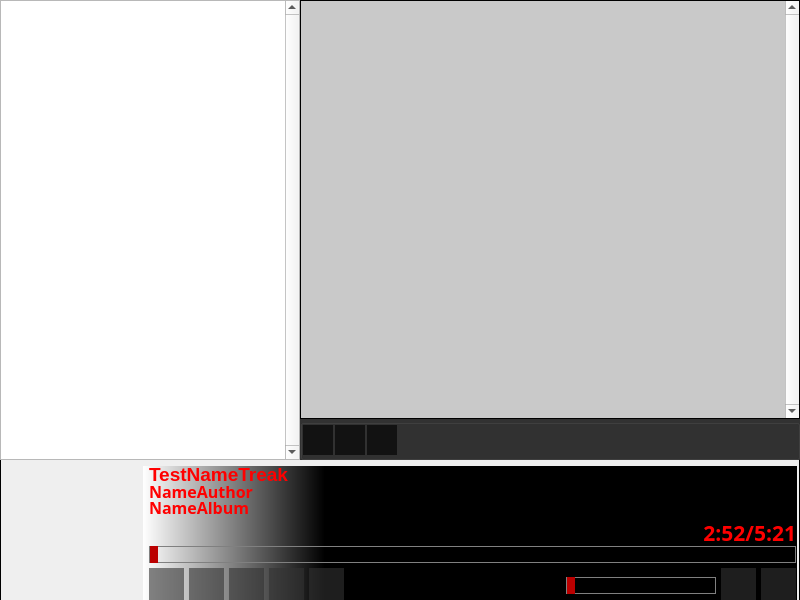
<?xml version="1.0" encoding="UTF-8"?>
<ui version="4.0">
 <class>MainWindow</class>
 <widget class="QMainWindow" name="MainWindow">
  <property name="windowModality">
   <enum>Qt::NonModal</enum>
  </property>
  <property name="geometry">
   <rect>
    <x>0</x>
    <y>0</y>
    <width>800</width>
    <height>600</height>
   </rect>
  </property>
  <property name="windowTitle">
   <string>MSMP Stream</string>
  </property>
  <property name="windowIcon">
   <iconset>
    <normaloff>icon.png</normaloff>icon.png</iconset>
  </property>
  <property name="layoutDirection">
   <enum>Qt::LeftToRight</enum>
  </property>
  <property name="styleSheet">
   <string notr="true">QMainWindown{
  background-color: rgb(0, 0, 0,255);
 color: rgb(0, 0, 0);
}
</string>
  </property>
  <property name="locale">
   <locale language="Russian" country="Belarus"/>
  </property>
  <property name="animated">
   <bool>true</bool>
  </property>
  <property name="documentMode">
   <bool>false</bool>
  </property>
  <property name="unifiedTitleAndToolBarOnMac">
   <bool>false</bool>
  </property>
  <widget class="QWidget" name="centralwidget">
   <property name="enabled">
    <bool>true</bool>
   </property>
   <property name="mouseTracking">
    <bool>true</bool>
   </property>
   <property name="tabletTracking">
    <bool>false</bool>
   </property>
   <property name="autoFillBackground">
    <bool>false</bool>
   </property>
   <property name="styleSheet">
    <string notr="true">QWidget{
  background-color: rgb(0, 0, 0,0.1);


}

QMainWindow &gt; QWidget {
    border-image : url(img/bg.png);
    background-color: rgb(0, 0, 0,255);

   /* background-image: url(img/Missing_Texture2.png); 0 0 0 0 stretch stretch;;*/
    background-size: 10px auto;
    background-attachment: fixed;
    /*background-repeat: no-repeat;*/
}
</string>
   </property>
   <layout class="QVBoxLayout" name="verticalLayout">
    <property name="spacing">
     <number>0</number>
    </property>
    <property name="leftMargin">
     <number>0</number>
    </property>
    <property name="topMargin">
     <number>0</number>
    </property>
    <property name="rightMargin">
     <number>0</number>
    </property>
    <property name="bottomMargin">
     <number>0</number>
    </property>
    <item>
     <widget class="QFrame" name="PlaylistBox">
      <property name="sizePolicy">
       <sizepolicy hsizetype="Preferred" vsizetype="Ignored">
        <horstretch>0</horstretch>
        <verstretch>0</verstretch>
       </sizepolicy>
      </property>
      <property name="maximumSize">
       <size>
        <width>16777215</width>
        <height>16777215</height>
       </size>
      </property>
      <property name="frameShape">
       <enum>QFrame::NoFrame</enum>
      </property>
      <layout class="QHBoxLayout" name="PlaylistBoxFirk">
       <property name="spacing">
        <number>0</number>
       </property>
       <property name="leftMargin">
        <number>0</number>
       </property>
       <property name="topMargin">
        <number>0</number>
       </property>
       <property name="rightMargin">
        <number>0</number>
       </property>
       <property name="bottomMargin">
        <number>0</number>
       </property>
       <item>
        <widget class="QTreeView" name="PlaylistsView">
         <property name="enabled">
          <bool>true</bool>
         </property>
         <property name="sizePolicy">
          <sizepolicy hsizetype="Ignored" vsizetype="Ignored">
           <horstretch>1</horstretch>
           <verstretch>0</verstretch>
          </sizepolicy>
         </property>
         <property name="minimumSize">
          <size>
           <width>1</width>
           <height>0</height>
          </size>
         </property>
         <property name="maximumSize">
          <size>
           <width>500</width>
           <height>16777215</height>
          </size>
         </property>
         <property name="sizeIncrement">
          <size>
           <width>0</width>
           <height>0</height>
          </size>
         </property>
         <property name="mouseTracking">
          <bool>false</bool>
         </property>
         <property name="acceptDrops">
          <bool>false</bool>
         </property>
         <property name="styleSheet">
          <string notr="true">QTreeView{
color:rgb(255, 255, 255);

}

QTreeView::branch:has-siblings:!adjoins-item {
    border-image: url(img/stylesheet-vline.png) 0;
}

QTreeView::branch:has-siblings:adjoins-item {
    border-image: url(img/stylesheet-branch-more.png) 0;
}

QTreeView::branch:!has-children:!has-siblings:adjoins-item {
    border-image: url(img/stylesheet-branch-end.png) 0;
}

QTreeView::branch:has-children:!has-siblings:closed,
QTreeView::branch:closed:has-children:has-siblings {
        border-image: none;
        image: url(img/stylesheet-branch-closed.png);
}

QTreeView::branch:open:has-children:!has-siblings,
QTreeView::branch:open:has-children:has-siblings  {
        border-image: none;
        image: url(img/stylesheet-branch-open.png);
}</string>
         </property>
         <property name="verticalScrollBarPolicy">
          <enum>Qt::ScrollBarAlwaysOn</enum>
         </property>
         <property name="animated">
          <bool>true</bool>
         </property>
         <property name="headerHidden">
          <bool>true</bool>
         </property>
        </widget>
       </item>
       <item>
        <layout class="QVBoxLayout" name="verticalLayout_5">
         <property name="spacing">
          <number>0</number>
         </property>
         <property name="leftMargin">
          <number>0</number>
         </property>
         <item>
          <widget class="QListView" name="PlaylistView">
           <property name="minimumSize">
            <size>
             <width>500</width>
             <height>0</height>
            </size>
           </property>
           <property name="font">
            <font>
             <family>Chicago</family>
             <pointsize>10</pointsize>
             <weight>75</weight>
             <bold>true</bold>
            </font>
           </property>
           <property name="acceptDrops">
            <bool>false</bool>
           </property>
           <property name="styleSheet">
            <string notr="true">QListView{
  background-color: rgb(50, 50, 50,0.2);
  color:rgb(255, 255, 255);
  border: 1px solid;
}

QListView {
    show-decoration-selected: 1; /* make the selection span the entire width of the view */
}
/*
QListView::item:alternate {
    background: #EEEEEE;
}

QListView::item:selected {
    border: 1px solid #6a6ea9;
}

QListView::item:selected:!active {
    background: qlineargradient(x1: 0, y1: 0, x2: 0, y2: 1,
                                stop: 0 #ABAFE5, stop: 1 #8588B2);
}

QListView::item:selected:active {
    background: qlineargradient(x1: 0, y1: 0, x2: 0, y2: 1,
                                stop: 0 #6a6ea9, stop: 1 #888dd9);
}

QListView::item:hover {
    background: qlineargradient(x1: 0, y1: 0, x2: 0, y2: 1,
                                stop: 0 #FAFBFE, stop: 1 #DCDEF1);
}

*/
QListWidget {padding: 0px;}
QListWidget::item { margin: 0px; }</string>
           </property>
           <property name="verticalScrollBarPolicy">
            <enum>Qt::ScrollBarAlwaysOn</enum>
           </property>
           <property name="horizontalScrollBarPolicy">
            <enum>Qt::ScrollBarAlwaysOff</enum>
           </property>
           <property name="autoScrollMargin">
            <number>0</number>
           </property>
           <property name="editTriggers">
            <set>QAbstractItemView::NoEditTriggers</set>
           </property>
           <property name="dragEnabled">
            <bool>true</bool>
           </property>
           <property name="dragDropMode">
            <enum>QAbstractItemView::NoDragDrop</enum>
           </property>
           <property name="selectionMode">
            <enum>QAbstractItemView::ExtendedSelection</enum>
           </property>
           <property name="selectionBehavior">
            <enum>QAbstractItemView::SelectItems</enum>
           </property>
          </widget>
         </item>
         <item>
          <widget class="QGroupBox" name="PlaylistCommandBar">
           <property name="styleSheet">
            <string notr="true">QGroupBox{
   background-color:rgb(50, 50, 50);

}</string>
           </property>
           <layout class="QHBoxLayout" name="PlaylistCommandBarFirk">
            <property name="spacing">
             <number>2</number>
            </property>
            <property name="sizeConstraint">
             <enum>QLayout::SetDefaultConstraint</enum>
            </property>
            <property name="leftMargin">
             <number>0</number>
            </property>
            <property name="topMargin">
             <number>0</number>
            </property>
            <property name="rightMargin">
             <number>0</number>
            </property>
            <property name="bottomMargin">
             <number>2</number>
            </property>
            <item>
             <widget class="QPushButton" name="AddTreakPlaylist">
              <property name="minimumSize">
               <size>
                <width>30</width>
                <height>30</height>
               </size>
              </property>
              <property name="maximumSize">
               <size>
                <width>30</width>
                <height>30</height>
               </size>
              </property>
              <property name="autoFillBackground">
               <bool>false</bool>
              </property>
              <property name="styleSheet">
               <string notr="true">QPushButton{
  background-color: rgba(18, 18, 18);
  color: rgba(18, 18, 18,0);
  border: none;
}
QPushButton:hover{
  background-color: rgb(100,100, 100);
  color: rgb(100,100, 100);
  border: none;
}

QPushButton:pressed{
  background-color: rgb(200,200, 200);
  color:  rgb(200,200, 200);
  border: none;
}</string>
              </property>
              <property name="text">
               <string/>
              </property>
              <property name="icon">
               <iconset>
                <normaloff>img/add-open.png</normaloff>img/add-open.png</iconset>
              </property>
              <property name="iconSize">
               <size>
                <width>30</width>
                <height>30</height>
               </size>
              </property>
              <property name="shortcut">
               <string notr="true"/>
              </property>
             </widget>
            </item>
            <item>
             <widget class="QPushButton" name="RemoveTreakPlaylist">
              <property name="minimumSize">
               <size>
                <width>30</width>
                <height>30</height>
               </size>
              </property>
              <property name="maximumSize">
               <size>
                <width>30</width>
                <height>30</height>
               </size>
              </property>
              <property name="styleSheet">
               <string notr="true">QPushButton{
  background-color: rgb(18, 18, 18);
  color: rgba(18, 18, 18,0);
  border: none;
}
QPushButton:hover{
  background-color: rgb(100,100, 100);
  border: none;
}

QPushButton:pressed{
  background-color: rgb(200,200, 200);
  border: none;

}</string>
              </property>
              <property name="icon">
               <iconset>
                <normaloff>img/remove.png</normaloff>img/remove.png</iconset>
              </property>
              <property name="iconSize">
               <size>
                <width>30</width>
                <height>30</height>
               </size>
              </property>
              <property name="shortcut">
               <string notr="true"/>
              </property>
             </widget>
            </item>
            <item>
             <widget class="QPushButton" name="MenuPlaylist">
              <property name="minimumSize">
               <size>
                <width>30</width>
                <height>30</height>
               </size>
              </property>
              <property name="maximumSize">
               <size>
                <width>30</width>
                <height>30</height>
               </size>
              </property>
              <property name="styleSheet">
               <string notr="true">QPushButton{
  background-color: rgb(18, 18, 18);
  color: rgba(18, 18, 18,0);
  border: none;
}
QPushButton:hover{
  background-color: rgb(100,100, 100);
  border: none;
}

QPushButton:pressed{
  background-color: rgb(200,200, 200);
  border: none;

}</string>
              </property>
              <property name="text">
               <string/>
              </property>
              <property name="icon">
               <iconset>
                <normaloff>img/menuplaylist.png</normaloff>img/menuplaylist.png</iconset>
              </property>
              <property name="iconSize">
               <size>
                <width>30</width>
                <height>30</height>
               </size>
              </property>
              <property name="shortcut">
               <string notr="true"/>
              </property>
             </widget>
            </item>
            <item>
             <spacer name="horizontalSpacer_3">
              <property name="orientation">
               <enum>Qt::Horizontal</enum>
              </property>
              <property name="sizeType">
               <enum>QSizePolicy::Expanding</enum>
              </property>
              <property name="sizeHint" stdset="0">
               <size>
                <width>40</width>
                <height>20</height>
               </size>
              </property>
             </spacer>
            </item>
           </layout>
          </widget>
         </item>
        </layout>
       </item>
      </layout>
     </widget>
    </item>
    <item>
     <widget class="QGroupBox" name="PlayerBox">
      <property name="minimumSize">
       <size>
        <width>0</width>
        <height>140</height>
       </size>
      </property>
      <property name="maximumSize">
       <size>
        <width>16777215</width>
        <height>140</height>
       </size>
      </property>
      <property name="styleSheet">
       <string notr="true">QGroupBox{
   border:1px solid;
   border-color:rgb(0,0,0);
   border-top:0; 
   border-bottom:0;
   backgorund-color:rgb(100, 100, 100,1);
}</string>
      </property>
      <layout class="QHBoxLayout" name="PlayerBoxFirk">
       <property name="spacing">
        <number>0</number>
       </property>
       <property name="leftMargin">
        <number>0</number>
       </property>
       <property name="topMargin">
        <number>0</number>
       </property>
       <property name="rightMargin">
        <number>0</number>
       </property>
       <property name="bottomMargin">
        <number>0</number>
       </property>
       <item>
        <widget class="QFrame" name="Visualframe">
         <property name="enabled">
          <bool>true</bool>
         </property>
         <property name="minimumSize">
          <size>
           <width>140</width>
           <height>140</height>
          </size>
         </property>
         <property name="maximumSize">
          <size>
           <width>140</width>
           <height>140</height>
          </size>
         </property>
         <property name="frameShape">
          <enum>QFrame::NoFrame</enum>
         </property>
         <property name="frameShadow">
          <enum>QFrame::Plain</enum>
         </property>
         <widget class="QLabel" name="AlbumImg">
          <property name="geometry">
           <rect>
            <x>0</x>
            <y>0</y>
            <width>140</width>
            <height>140</height>
           </rect>
          </property>
          <property name="minimumSize">
           <size>
            <width>140</width>
            <height>140</height>
           </size>
          </property>
          <property name="maximumSize">
           <size>
            <width>140</width>
            <height>140</height>
           </size>
          </property>
          <property name="text">
           <string/>
          </property>
          <property name="pixmap">
           <pixmap>img/Missing_Texture2.png</pixmap>
          </property>
          <property name="scaledContents">
           <bool>false</bool>
          </property>
          <property name="alignment">
           <set>Qt::AlignCenter</set>
          </property>
         </widget>
         <widget class="QPushButton" name="MSMPmenu">
          <property name="geometry">
           <rect>
            <x>0</x>
            <y>0</y>
            <width>30</width>
            <height>30</height>
           </rect>
          </property>
          <property name="styleSheet">
           <string notr="true"> 
QPushButton{
  background-color: rgba(18, 18, 18,0);
  color: rgba(18, 18, 18,0);
  border: none;
}
QPushButton:hover{
  background-color: rgb(100,100, 100);
  color: rgb(100,100, 100);
  border: none;
  border-image : url(icon.png);
}

QPushButton:pressed{
  background-color: rgb(200,200, 200);
  color:  rgb(200,200, 200);
  border: none;
  border-image : url(icon.png);
}
</string>
          </property>
          <property name="text">
           <string notr="true"/>
          </property>
          <property name="iconSize">
           <size>
            <width>30</width>
            <height>30</height>
           </size>
          </property>
          <property name="shortcut">
           <string notr="true"/>
          </property>
          <property name="autoRepeat">
           <bool>false</bool>
          </property>
          <property name="autoExclusive">
           <bool>false</bool>
          </property>
          <property name="flat">
           <bool>true</bool>
          </property>
         </widget>
        </widget>
       </item>
       <item>
        <widget class="QGroupBox" name="ContorlPanel">
         <property name="minimumSize">
          <size>
           <width>0</width>
           <height>142</height>
          </size>
         </property>
         <property name="maximumSize">
          <size>
           <width>16777215</width>
           <height>142</height>
          </size>
         </property>
         <property name="styleSheet">
          <string notr="true">QGroupBox{
   background-color:qlineargradient(spread:pad, x1:0.278, y1:1, x2:0, y2:1, stop:0 rgba(0, 0, 0, 255), stop:1 rgba(255, 255, 255, 255));
   color:rgb(0,0,0);
   border:none;
   border-bottom: 1px solid;
}</string>
         </property>
         <layout class="QVBoxLayout" name="ControlPanelFirk">
          <property name="spacing">
           <number>0</number>
          </property>
          <property name="leftMargin">
           <number>0</number>
          </property>
          <property name="topMargin">
           <number>0</number>
          </property>
          <property name="rightMargin">
           <number>0</number>
          </property>
          <property name="bottomMargin">
           <number>0</number>
          </property>
          <item>
           <layout class="QHBoxLayout" name="horizontalLayout_3">
            <property name="spacing">
             <number>0</number>
            </property>
            <property name="leftMargin">
             <number>5</number>
            </property>
            <item>
             <layout class="QVBoxLayout" name="verticalLayout_3">
              <property name="spacing">
               <number>0</number>
              </property>
              <item>
               <widget class="QLabel" name="TreakName">
                <property name="sizePolicy">
                 <sizepolicy hsizetype="Ignored" vsizetype="Preferred">
                  <horstretch>1</horstretch>
                  <verstretch>0</verstretch>
                 </sizepolicy>
                </property>
                <property name="minimumSize">
                 <size>
                  <width>0</width>
                  <height>0</height>
                 </size>
                </property>
                <property name="maximumSize">
                 <size>
                  <width>16777215</width>
                  <height>16777215</height>
                 </size>
                </property>
                <property name="font">
                 <font>
                  <pointsize>14</pointsize>
                  <weight>75</weight>
                  <bold>true</bold>
                 </font>
                </property>
                <property name="styleSheet">
                 <string notr="true">QLabel{
background-color: rgba(0,0,0,0);
color:rgba(255, 0, 0)
}</string>
                </property>
                <property name="text">
                 <string>TestNameTreak</string>
                </property>
               </widget>
              </item>
              <item>
               <widget class="QLabel" name="AuthorName">
                <property name="sizePolicy">
                 <sizepolicy hsizetype="Ignored" vsizetype="Preferred">
                  <horstretch>1</horstretch>
                  <verstretch>0</verstretch>
                 </sizepolicy>
                </property>
                <property name="maximumSize">
                 <size>
                  <width>16777215</width>
                  <height>18</height>
                 </size>
                </property>
                <property name="font">
                 <font>
                  <family>Chicago</family>
                  <pointsize>12</pointsize>
                  <weight>75</weight>
                  <bold>true</bold>
                 </font>
                </property>
                <property name="styleSheet">
                 <string notr="true">QLabel{
background-color: rgba(0,0,0,0);
color:rgba(255, 0, 0)
}</string>
                </property>
                <property name="text">
                 <string>NameAuthor</string>
                </property>
               </widget>
              </item>
              <item>
               <widget class="QLabel" name="AlbumName">
                <property name="sizePolicy">
                 <sizepolicy hsizetype="Ignored" vsizetype="Preferred">
                  <horstretch>1</horstretch>
                  <verstretch>0</verstretch>
                 </sizepolicy>
                </property>
                <property name="maximumSize">
                 <size>
                  <width>16777215</width>
                  <height>15</height>
                 </size>
                </property>
                <property name="font">
                 <font>
                  <family>Chicago</family>
                  <pointsize>12</pointsize>
                  <weight>75</weight>
                  <bold>true</bold>
                 </font>
                </property>
                <property name="mouseTracking">
                 <bool>false</bool>
                </property>
                <property name="styleSheet">
                 <string notr="true">QLabel{
background-color: rgba(0,0,0,0);
color:rgba(255, 0, 0)
}</string>
                </property>
                <property name="text">
                 <string>NameAlbum</string>
                </property>
               </widget>
              </item>
             </layout>
            </item>
           </layout>
          </item>
          <item>
           <layout class="QVBoxLayout" name="verticalLayout_6">
            <property name="spacing">
             <number>0</number>
            </property>
            <property name="leftMargin">
             <number>5</number>
            </property>
            <property name="bottomMargin">
             <number>0</number>
            </property>
            <item>
             <layout class="QHBoxLayout" name="horizontalLayout_4">
              <property name="spacing">
               <number>0</number>
              </property>
              <property name="topMargin">
               <number>5</number>
              </property>
              <item>
               <widget class="QLabel" name="DataPath">
                <property name="font">
                 <font>
                  <family>Chicago</family>
                  <pointsize>10</pointsize>
                  <weight>75</weight>
                  <bold>true</bold>
                 </font>
                </property>
                <property name="styleSheet">
                 <string notr="true">QLabel{
background-color: rgba(0,0,0,0);
color:rgba(255, 0, 0)
}</string>
                </property>
                <property name="text">
                 <string> </string>
                </property>
               </widget>
              </item>
              <item>
               <spacer name="horizontalSpacer_4">
                <property name="orientation">
                 <enum>Qt::Horizontal</enum>
                </property>
                <property name="sizeHint" stdset="0">
                 <size>
                  <width>40</width>
                  <height>20</height>
                 </size>
                </property>
               </spacer>
              </item>
              <item>
               <widget class="QLabel" name="TimePlayCounter">
                <property name="font">
                 <font>
                  <family>Chicago</family>
                  <pointsize>16</pointsize>
                  <weight>75</weight>
                  <bold>true</bold>
                 </font>
                </property>
                <property name="styleSheet">
                 <string notr="true">QLabel{
background-color: rgba(0,0,0,0);
color:rgba(255, 0, 0)
}</string>
                </property>
                <property name="text">
                 <string>2:52/5:21</string>
                </property>
                <property name="alignment">
                 <set>Qt::AlignRight|Qt::AlignTrailing|Qt::AlignVCenter</set>
                </property>
               </widget>
              </item>
             </layout>
            </item>
            <item>
             <widget class="QSlider" name="ProgressBarTreakSlider">
              <property name="autoFillBackground">
               <bool>false</bool>
              </property>
              <property name="styleSheet">
               <string notr="true">
QSlider{
background-color: rgba(0,0,0,0);
border: 1px solid;
 border-color:rgb(128, 128, 128);
}
/*
QSlider::groove:horizontal {
    border: 1px solid;
    height: 22px;
    margin: 0px;
    border-color:rgb(128, 128, 128);
    }
QSlider::handle:horizontal {
    background-color: white;
    height: 40px;
    width: 5px;
    margin: -15px 0px;
   
    }
*/

QSlider{
            }
            QSlider::groove:horizontal {  
                 height: 22px;
                margin: 0px;
                border-radius: 0px;
                background: rgba(0,0,0,0);
            }
            QSlider::handle:horizontal {
                background: #b00;
                width: 8px;
                border-radius: 0px;
            }
            QSlider::sub-page:qlineargradient {
                background: #fff;
                border-radius: 0px;
            }</string>
              </property>
              <property name="maximum">
               <number>1000</number>
              </property>
              <property name="singleStep">
               <number>300</number>
              </property>
              <property name="orientation">
               <enum>Qt::Horizontal</enum>
              </property>
             </widget>
            </item>
           </layout>
          </item>
          <item>
           <layout class="QHBoxLayout" name="horizontalLayout_2">
            <property name="spacing">
             <number>5</number>
            </property>
            <property name="leftMargin">
             <number>5</number>
            </property>
            <property name="topMargin">
             <number>5</number>
            </property>
            <property name="bottomMargin">
             <number>5</number>
            </property>
            <item>
             <widget class="QPushButton" name="PreviousTreakButton">
              <property name="minimumSize">
               <size>
                <width>35</width>
                <height>35</height>
               </size>
              </property>
              <property name="maximumSize">
               <size>
                <width>35</width>
                <height>35</height>
               </size>
              </property>
              <property name="styleSheet">
               <string notr="true">QPushButton{
  background-color: rgb(50, 50, 50,0.6);
  border: none;
}
QPushButton:hover{
  background-color: rgb(100,100, 100);
  border: none;
}

QPushButton:pressed{
  background-color: rgb(200,200, 200);
  border: none;

}</string>
              </property>
              <property name="text">
               <string/>
              </property>
              <property name="icon">
               <iconset>
                <normaloff>img/previous.png</normaloff>img/previous.png</iconset>
              </property>
              <property name="iconSize">
               <size>
                <width>30</width>
                <height>30</height>
               </size>
              </property>
             </widget>
            </item>
            <item>
             <widget class="QPushButton" name="PlayButton">
              <property name="minimumSize">
               <size>
                <width>35</width>
                <height>35</height>
               </size>
              </property>
              <property name="maximumSize">
               <size>
                <width>35</width>
                <height>35</height>
               </size>
              </property>
              <property name="styleSheet">
               <string notr="true">QPushButton{
  background-color: rgb(50, 50, 50,0.6);
  border: none;
}
QPushButton:hover{
  background-color: rgb(100,100, 100);
  border: none;
}

QPushButton:pressed{
  background-color: rgb(200,200, 200);
  border: none;

}</string>
              </property>
              <property name="text">
               <string/>
              </property>
              <property name="icon">
               <iconset>
                <normaloff>img/play.png</normaloff>img/play.png</iconset>
              </property>
              <property name="iconSize">
               <size>
                <width>30</width>
                <height>30</height>
               </size>
              </property>
             </widget>
            </item>
            <item>
             <widget class="QPushButton" name="NextTreakButton">
              <property name="minimumSize">
               <size>
                <width>35</width>
                <height>35</height>
               </size>
              </property>
              <property name="maximumSize">
               <size>
                <width>35</width>
                <height>35</height>
               </size>
              </property>
              <property name="styleSheet">
               <string notr="true">QPushButton{
  background-color: rgb(50, 50, 50,0.6);
  border: none;
}
QPushButton:hover{
  background-color: rgb(100,100, 100);
  border: none;
}

QPushButton:pressed{
  background-color: rgb(200,200, 200);
  border: none;

}</string>
              </property>
              <property name="text">
               <string/>
              </property>
              <property name="icon">
               <iconset>
                <normaloff>img/next.png</normaloff>img/next.png</iconset>
              </property>
              <property name="iconSize">
               <size>
                <width>30</width>
                <height>30</height>
               </size>
              </property>
             </widget>
            </item>
            <item>
             <widget class="QPushButton" name="PauseButton">
              <property name="minimumSize">
               <size>
                <width>35</width>
                <height>35</height>
               </size>
              </property>
              <property name="maximumSize">
               <size>
                <width>35</width>
                <height>35</height>
               </size>
              </property>
              <property name="styleSheet">
               <string notr="true">QPushButton{
  background-color: rgb(50, 50, 50,0.6);
  border: none;
}
QPushButton:hover{
  background-color: rgb(100,100, 100);
  border: none;
}

QPushButton:pressed{
  background-color: rgb(200,200, 200);
  border: none;

}</string>
              </property>
              <property name="text">
               <string/>
              </property>
              <property name="icon">
               <iconset>
                <normaloff>img/pause.png</normaloff>img/pause.png</iconset>
              </property>
              <property name="iconSize">
               <size>
                <width>30</width>
                <height>30</height>
               </size>
              </property>
             </widget>
            </item>
            <item>
             <widget class="QPushButton" name="StopButton">
              <property name="minimumSize">
               <size>
                <width>35</width>
                <height>35</height>
               </size>
              </property>
              <property name="maximumSize">
               <size>
                <width>35</width>
                <height>35</height>
               </size>
              </property>
              <property name="styleSheet">
               <string notr="true">QPushButton{
  background-color: rgb(50, 50, 50,0.6);
  border: none;
}
QPushButton:hover{
  background-color: rgb(100,100, 100);
  border: none;
}

QPushButton:pressed{
  background-color: rgb(200,200, 200);
  border: none;

}</string>
              </property>
              <property name="text">
               <string/>
              </property>
              <property name="icon">
               <iconset>
                <normaloff>img/stop.png</normaloff>img/stop.png</iconset>
              </property>
              <property name="iconSize">
               <size>
                <width>30</width>
                <height>30</height>
               </size>
              </property>
             </widget>
            </item>
            <item>
             <spacer name="horizontalSpacer_2">
              <property name="orientation">
               <enum>Qt::Horizontal</enum>
              </property>
              <property name="sizeHint" stdset="0">
               <size>
                <width>0</width>
                <height>0</height>
               </size>
              </property>
             </spacer>
            </item>
            <item>
             <widget class="QSlider" name="VolumeSlider">
              <property name="minimumSize">
               <size>
                <width>50</width>
                <height>0</height>
               </size>
              </property>
              <property name="maximumSize">
               <size>
                <width>150</width>
                <height>16777215</height>
               </size>
              </property>
              <property name="styleSheet">
               <string notr="true">
QSlider{
background-color: rgba(0,0,0,0);
border: 1px solid;
 border-color:rgb(128, 128, 128);
}
/*
QSlider::groove:horizontal {
    border: 1px solid;
    height: 22px;
    margin: 0px;
    border-color:rgb(128, 128, 128);
    }
QSlider::handle:horizontal {
    background-color: white;
    height: 40px;
    width: 5px;
    margin: -15px 0px;
   
    }
*/

QSlider{
            }
            QSlider::groove:horizontal {  
                 height: 22px;
                margin: 0px;
                border-radius: 0px;
                background: rgba(0,0,0,0);
            }
            QSlider::handle:horizontal {
                background: #b00;
                width: 8px;
                border-radius: 0px;
            }
            QSlider::sub-page:qlineargradient {
                background: #fff;
                border-radius: 0px;
            }</string>
              </property>
              <property name="orientation">
               <enum>Qt::Horizontal</enum>
              </property>
              <property name="tickPosition">
               <enum>QSlider::NoTicks</enum>
              </property>
             </widget>
            </item>
            <item>
             <widget class="QPushButton" name="PlayModeTreak">
              <property name="minimumSize">
               <size>
                <width>35</width>
                <height>35</height>
               </size>
              </property>
              <property name="maximumSize">
               <size>
                <width>35</width>
                <height>35</height>
               </size>
              </property>
              <property name="styleSheet">
               <string notr="true">QPushButton{
  background-color: rgb(50, 50, 50,0.6);
  border: none;
}
QPushButton:hover{
  background-color: rgb(100,100, 100);
  border: none;
}

QPushButton:pressed{
  background-color: rgb(200,200, 200);
  border: none;

}</string>
              </property>
              <property name="text">
               <string/>
              </property>
              <property name="icon">
               <iconset>
                <normaloff>img/nexttreak.png</normaloff>img/nexttreak.png</iconset>
              </property>
              <property name="iconSize">
               <size>
                <width>30</width>
                <height>30</height>
               </size>
              </property>
             </widget>
            </item>
            <item>
             <widget class="QPushButton" name="VisualMode">
              <property name="minimumSize">
               <size>
                <width>35</width>
                <height>35</height>
               </size>
              </property>
              <property name="maximumSize">
               <size>
                <width>35</width>
                <height>35</height>
               </size>
              </property>
              <property name="styleSheet">
               <string notr="true">QPushButton{
  background-color: rgb(50, 50, 50,0.6);
  border: none;
}
QPushButton:hover{
  background-color: rgb(100,100, 100);
  border: none;
}

QPushButton:pressed{
  background-color: rgb(200,200, 200);
  border: none;

}</string>
              </property>
              <property name="text">
               <string/>
              </property>
              <property name="icon">
               <iconset>
                <normaloff>img/Vizual.png</normaloff>img/Vizual.png</iconset>
              </property>
              <property name="iconSize">
               <size>
                <width>30</width>
                <height>30</height>
               </size>
              </property>
             </widget>
            </item>
           </layout>
          </item>
         </layout>
        </widget>
       </item>
      </layout>
     </widget>
    </item>
   </layout>
  </widget>
  <action name="actionSettings">
   <property name="text">
    <string>Settings</string>
   </property>
  </action>
 </widget>
 <resources/>
 <connections/>
</ui>
